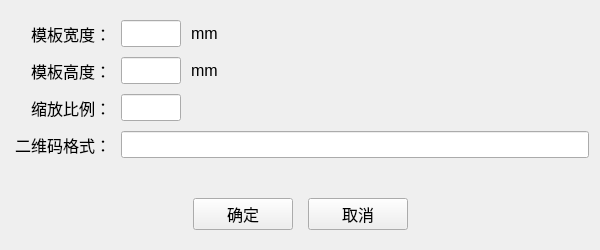
<?xml version="1.0" encoding="UTF-8"?>
<ui version="4.0">
 <class>CLabelSettings</class>
 <widget class="QWidget" name="CLabelSettings">
  <property name="windowModality">
   <enum>Qt::WindowModality::NonModal</enum>
  </property>
  <property name="geometry">
   <rect>
    <x>0</x>
    <y>0</y>
    <width>600</width>
    <height>250</height>
   </rect>
  </property>
  <property name="minimumSize">
   <size>
    <width>600</width>
    <height>250</height>
   </size>
  </property>
  <property name="maximumSize">
   <size>
    <width>600</width>
    <height>250</height>
   </size>
  </property>
  <property name="font">
   <font>
    <pointsize>12</pointsize>
   </font>
  </property>
  <property name="windowTitle">
   <string>参数设置</string>
  </property>
  <layout class="QVBoxLayout" name="verticalLayout">
   <property name="spacing">
    <number>10</number>
   </property>
   <property name="topMargin">
    <number>20</number>
   </property>
   <property name="bottomMargin">
    <number>20</number>
   </property>
   <item>
    <layout class="QHBoxLayout" name="horizontalLayout">
     <item>
      <widget class="QLabel" name="label_2">
       <property name="minimumSize">
        <size>
         <width>100</width>
         <height>0</height>
        </size>
       </property>
       <property name="maximumSize">
        <size>
         <width>100</width>
         <height>16777215</height>
        </size>
       </property>
       <property name="text">
        <string>模板宽度：</string>
       </property>
       <property name="alignment">
        <set>Qt::AlignmentFlag::AlignRight|Qt::AlignmentFlag::AlignTrailing|Qt::AlignmentFlag::AlignVCenter</set>
       </property>
      </widget>
     </item>
     <item>
      <widget class="QLineEdit" name="lineEdit_label_width">
       <property name="minimumSize">
        <size>
         <width>60</width>
         <height>0</height>
        </size>
       </property>
       <property name="maximumSize">
        <size>
         <width>60</width>
         <height>16777215</height>
        </size>
       </property>
      </widget>
     </item>
     <item>
      <widget class="QLabel" name="label">
       <property name="text">
        <string>mm</string>
       </property>
      </widget>
     </item>
     <item>
      <spacer name="horizontalSpacer_3">
       <property name="orientation">
        <enum>Qt::Orientation::Horizontal</enum>
       </property>
       <property name="sizeHint" stdset="0">
        <size>
         <width>40</width>
         <height>20</height>
        </size>
       </property>
      </spacer>
     </item>
    </layout>
   </item>
   <item>
    <layout class="QHBoxLayout" name="horizontalLayout_2">
     <item>
      <widget class="QLabel" name="label_3">
       <property name="minimumSize">
        <size>
         <width>100</width>
         <height>0</height>
        </size>
       </property>
       <property name="maximumSize">
        <size>
         <width>100</width>
         <height>16777215</height>
        </size>
       </property>
       <property name="text">
        <string>模板高度：</string>
       </property>
       <property name="alignment">
        <set>Qt::AlignmentFlag::AlignRight|Qt::AlignmentFlag::AlignTrailing|Qt::AlignmentFlag::AlignVCenter</set>
       </property>
      </widget>
     </item>
     <item>
      <widget class="QLineEdit" name="lineEdit_label_height">
       <property name="minimumSize">
        <size>
         <width>60</width>
         <height>0</height>
        </size>
       </property>
       <property name="maximumSize">
        <size>
         <width>60</width>
         <height>16777215</height>
        </size>
       </property>
      </widget>
     </item>
     <item>
      <widget class="QLabel" name="label_4">
       <property name="text">
        <string>mm</string>
       </property>
      </widget>
     </item>
     <item>
      <spacer name="horizontalSpacer_4">
       <property name="orientation">
        <enum>Qt::Orientation::Horizontal</enum>
       </property>
       <property name="sizeHint" stdset="0">
        <size>
         <width>40</width>
         <height>20</height>
        </size>
       </property>
      </spacer>
     </item>
    </layout>
   </item>
   <item>
    <layout class="QHBoxLayout" name="horizontalLayout_4">
     <property name="rightMargin">
      <number>0</number>
     </property>
     <item>
      <widget class="QLabel" name="label_5">
       <property name="minimumSize">
        <size>
         <width>100</width>
         <height>0</height>
        </size>
       </property>
       <property name="maximumSize">
        <size>
         <width>100</width>
         <height>16777215</height>
        </size>
       </property>
       <property name="text">
        <string>缩放比例：</string>
       </property>
       <property name="alignment">
        <set>Qt::AlignmentFlag::AlignRight|Qt::AlignmentFlag::AlignTrailing|Qt::AlignmentFlag::AlignVCenter</set>
       </property>
      </widget>
     </item>
     <item>
      <widget class="QLineEdit" name="lineEdit_scale">
       <property name="minimumSize">
        <size>
         <width>60</width>
         <height>0</height>
        </size>
       </property>
       <property name="maximumSize">
        <size>
         <width>60</width>
         <height>16777215</height>
        </size>
       </property>
      </widget>
     </item>
     <item>
      <spacer name="horizontalSpacer_5">
       <property name="orientation">
        <enum>Qt::Orientation::Horizontal</enum>
       </property>
       <property name="sizeHint" stdset="0">
        <size>
         <width>40</width>
         <height>20</height>
        </size>
       </property>
      </spacer>
     </item>
    </layout>
   </item>
   <item>
    <layout class="QHBoxLayout" name="horizontalLayout_5">
     <property name="rightMargin">
      <number>0</number>
     </property>
     <item>
      <widget class="QLabel" name="label_6">
       <property name="minimumSize">
        <size>
         <width>100</width>
         <height>0</height>
        </size>
       </property>
       <property name="maximumSize">
        <size>
         <width>100</width>
         <height>16777215</height>
        </size>
       </property>
       <property name="text">
        <string>二维码格式：</string>
       </property>
       <property name="alignment">
        <set>Qt::AlignmentFlag::AlignRight|Qt::AlignmentFlag::AlignTrailing|Qt::AlignmentFlag::AlignVCenter</set>
       </property>
      </widget>
     </item>
     <item>
      <widget class="QLineEdit" name="lineEdit_qrtempl"/>
     </item>
    </layout>
   </item>
   <item>
    <spacer name="verticalSpacer">
     <property name="orientation">
      <enum>Qt::Orientation::Vertical</enum>
     </property>
     <property name="sizeHint" stdset="0">
      <size>
       <width>20</width>
       <height>40</height>
      </size>
     </property>
    </spacer>
   </item>
   <item>
    <layout class="QHBoxLayout" name="horizontalLayout_3">
     <property name="spacing">
      <number>15</number>
     </property>
     <item>
      <spacer name="horizontalSpacer">
       <property name="orientation">
        <enum>Qt::Orientation::Horizontal</enum>
       </property>
       <property name="sizeHint" stdset="0">
        <size>
         <width>40</width>
         <height>20</height>
        </size>
       </property>
      </spacer>
     </item>
     <item>
      <widget class="QPushButton" name="pBtn_ok">
       <property name="minimumSize">
        <size>
         <width>100</width>
         <height>0</height>
        </size>
       </property>
       <property name="maximumSize">
        <size>
         <width>100</width>
         <height>16777215</height>
        </size>
       </property>
       <property name="text">
        <string>确定</string>
       </property>
      </widget>
     </item>
     <item>
      <widget class="QPushButton" name="pBtn_cancel">
       <property name="minimumSize">
        <size>
         <width>100</width>
         <height>0</height>
        </size>
       </property>
       <property name="maximumSize">
        <size>
         <width>100</width>
         <height>16777215</height>
        </size>
       </property>
       <property name="text">
        <string>取消</string>
       </property>
      </widget>
     </item>
     <item>
      <spacer name="horizontalSpacer_2">
       <property name="orientation">
        <enum>Qt::Orientation::Horizontal</enum>
       </property>
       <property name="sizeHint" stdset="0">
        <size>
         <width>40</width>
         <height>20</height>
        </size>
       </property>
      </spacer>
     </item>
    </layout>
   </item>
  </layout>
 </widget>
 <resources/>
 <connections/>
</ui>
